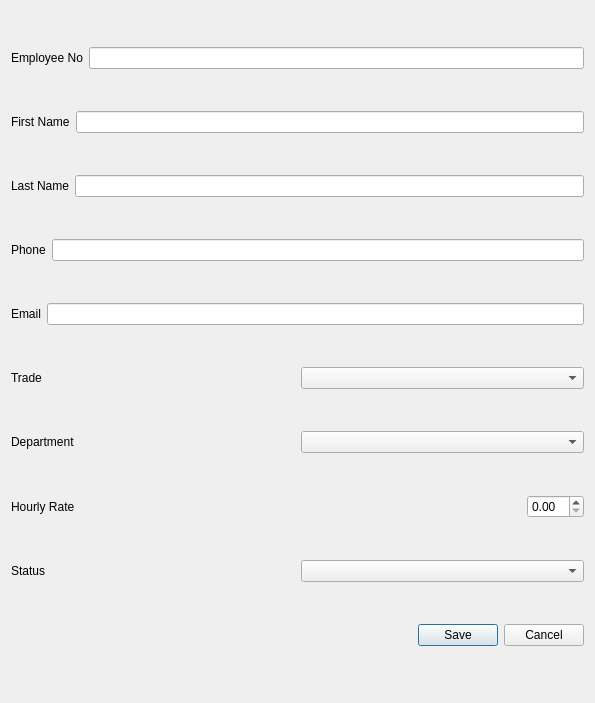
<?xml version="1.0" encoding="UTF-8"?>
<ui version="4.0">
 <class>AddTechnicianDialog</class>
 <widget class="QDialog" name="AddTechnicianDialog">
  <property name="geometry">
   <rect>
    <x>0</x>
    <y>0</y>
    <width>595</width>
    <height>703</height>
   </rect>
  </property>
  <property name="windowTitle">
   <string>Add Technician</string>
  </property>
  <layout class="QVBoxLayout" name="verticalLayout">
   <item>
    <layout class="QHBoxLayout" name="horizontalLayout">
     <item>
      <widget class="QLabel" name="lblEmployeeNo">
       <property name="text">
        <string>Employee No</string>
       </property>
      </widget>
     </item>
     <item>
      <widget class="QLineEdit" name="txtEmployeeNumber"/>
     </item>
    </layout>
   </item>
   <item>
    <layout class="QHBoxLayout" name="horizontalLayout_2">
     <item>
      <widget class="QLabel" name="lblFirstName">
       <property name="text">
        <string>First Name</string>
       </property>
      </widget>
     </item>
     <item>
      <widget class="QLineEdit" name="txtFirstName"/>
     </item>
    </layout>
   </item>
   <item>
    <layout class="QHBoxLayout" name="horizontalLayout_3">
     <item>
      <widget class="QLabel" name="lblLastName">
       <property name="text">
        <string>Last Name</string>
       </property>
      </widget>
     </item>
     <item>
      <widget class="QLineEdit" name="txtLastName"/>
     </item>
    </layout>
   </item>
   <item>
    <layout class="QHBoxLayout" name="horizontalLayout_4">
     <item>
      <widget class="QLabel" name="lblPhone">
       <property name="text">
        <string>Phone</string>
       </property>
      </widget>
     </item>
     <item>
      <widget class="QLineEdit" name="txtPhone"/>
     </item>
    </layout>
   </item>
   <item>
    <layout class="QHBoxLayout" name="horizontalLayout_5">
     <item>
      <widget class="QLabel" name="lblEmail">
       <property name="text">
        <string>Email</string>
       </property>
      </widget>
     </item>
     <item>
      <widget class="QLineEdit" name="txtEmail"/>
     </item>
    </layout>
   </item>
   <item>
    <layout class="QHBoxLayout" name="horizontalLayout_6">
     <item>
      <widget class="QLabel" name="lblTrade">
       <property name="text">
        <string>Trade</string>
       </property>
      </widget>
     </item>
     <item>
      <widget class="QComboBox" name="cmbTrade"/>
     </item>
    </layout>
   </item>
   <item>
    <layout class="QHBoxLayout" name="horizontalLayout_7">
     <item>
      <widget class="QLabel" name="lblDepartment">
       <property name="text">
        <string>Department</string>
       </property>
      </widget>
     </item>
     <item>
      <widget class="QComboBox" name="cmbDepartment"/>
     </item>
    </layout>
   </item>
   <item>
    <layout class="QHBoxLayout" name="horizontalLayout_8">
     <item>
      <widget class="QLabel" name="lblHourlyRate">
       <property name="text">
        <string>Hourly Rate</string>
       </property>
      </widget>
     </item>
     <item alignment="Qt::AlignmentFlag::AlignRight">
      <widget class="QDoubleSpinBox" name="dsbHourlyRate"/>
     </item>
    </layout>
   </item>
   <item>
    <layout class="QHBoxLayout" name="horizontalLayout_9">
     <item>
      <widget class="QLabel" name="lblStatus">
       <property name="text">
        <string>Status</string>
       </property>
      </widget>
     </item>
     <item>
      <widget class="QComboBox" name="cmbStatus"/>
     </item>
    </layout>
   </item>
   <item>
    <widget class="QDialogButtonBox" name="buttonBox">
     <property name="orientation">
      <enum>Qt::Orientation::Horizontal</enum>
     </property>
     <property name="standardButtons">
      <set>QDialogButtonBox::StandardButton::Cancel|QDialogButtonBox::StandardButton::Save</set>
     </property>
    </widget>
   </item>
  </layout>
 </widget>
 <resources/>
 <connections>
  <connection>
   <sender>buttonBox</sender>
   <signal>accepted()</signal>
   <receiver>AddTechnicianDialog</receiver>
   <slot>accept()</slot>
   <hints>
    <hint type="sourcelabel">
     <x>248</x>
     <y>254</y>
    </hint>
    <hint type="destinationlabel">
     <x>157</x>
     <y>274</y>
    </hint>
   </hints>
  </connection>
  <connection>
   <sender>buttonBox</sender>
   <signal>rejected()</signal>
   <receiver>AddTechnicianDialog</receiver>
   <slot>reject()</slot>
   <hints>
    <hint type="sourcelabel">
     <x>316</x>
     <y>260</y>
    </hint>
    <hint type="destinationlabel">
     <x>286</x>
     <y>274</y>
    </hint>
   </hints>
  </connection>
 </connections>
</ui>
